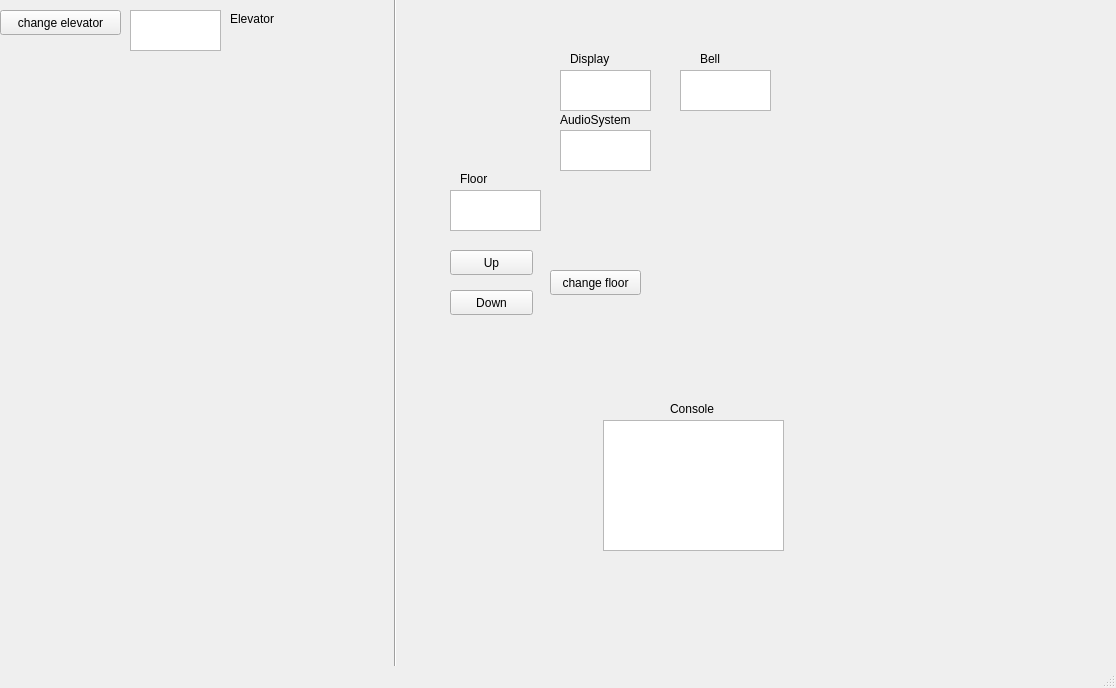
<?xml version="1.0" encoding="UTF-8"?>
<ui version="4.0">
 <class>MainWindow</class>
 <widget class="QMainWindow" name="MainWindow">
  <property name="geometry">
   <rect>
    <x>0</x>
    <y>0</y>
    <width>1116</width>
    <height>688</height>
   </rect>
  </property>
  <property name="windowTitle">
   <string>MainWindow</string>
  </property>
  <widget class="QWidget" name="centralwidget">
   <widget class="QPlainTextEdit" name="plainTextEdit">
    <property name="geometry">
     <rect>
      <x>603</x>
      <y>420</y>
      <width>181</width>
      <height>131</height>
     </rect>
    </property>
   </widget>
   <widget class="QPushButton" name="upButton">
    <property name="geometry">
     <rect>
      <x>450</x>
      <y>250</y>
      <width>83</width>
      <height>25</height>
     </rect>
    </property>
    <property name="text">
     <string>Up</string>
    </property>
   </widget>
   <widget class="QPushButton" name="downButton">
    <property name="geometry">
     <rect>
      <x>450</x>
      <y>290</y>
      <width>83</width>
      <height>25</height>
     </rect>
    </property>
    <property name="text">
     <string>Down</string>
    </property>
   </widget>
   <widget class="QTextBrowser" name="displayTextBrowser">
    <property name="geometry">
     <rect>
      <x>560</x>
      <y>70</y>
      <width>91</width>
      <height>41</height>
     </rect>
    </property>
   </widget>
   <widget class="QTextBrowser" name="bellTextBrowser">
    <property name="geometry">
     <rect>
      <x>680</x>
      <y>70</y>
      <width>91</width>
      <height>41</height>
     </rect>
    </property>
   </widget>
   <widget class="QTextBrowser" name="audioTextBrowser">
    <property name="geometry">
     <rect>
      <x>560</x>
      <y>130</y>
      <width>91</width>
      <height>41</height>
     </rect>
    </property>
   </widget>
   <widget class="QTextBrowser" name="selectedFloorOnGUI">
    <property name="geometry">
     <rect>
      <x>450</x>
      <y>190</y>
      <width>91</width>
      <height>41</height>
     </rect>
    </property>
   </widget>
   <widget class="QPushButton" name="changeFloorButton">
    <property name="geometry">
     <rect>
      <x>550</x>
      <y>270</y>
      <width>91</width>
      <height>25</height>
     </rect>
    </property>
    <property name="text">
     <string>change floor</string>
    </property>
   </widget>
   <widget class="QPushButton" name="changeElevatorButton">
    <property name="geometry">
     <rect>
      <x>0</x>
      <y>10</y>
      <width>121</width>
      <height>25</height>
     </rect>
    </property>
    <property name="text">
     <string>change elevator</string>
    </property>
   </widget>
   <widget class="QTextBrowser" name="selectedElevatorOnGUI">
    <property name="geometry">
     <rect>
      <x>130</x>
      <y>10</y>
      <width>91</width>
      <height>41</height>
     </rect>
    </property>
   </widget>
   <widget class="Line" name="line">
    <property name="geometry">
     <rect>
      <x>370</x>
      <y>-60</y>
      <width>51</width>
      <height>751</height>
     </rect>
    </property>
    <property name="orientation">
     <enum>Qt::Vertical</enum>
    </property>
   </widget>
   <widget class="QLabel" name="label">
    <property name="geometry">
     <rect>
      <x>570</x>
      <y>50</y>
      <width>62</width>
      <height>17</height>
     </rect>
    </property>
    <property name="text">
     <string>Display</string>
    </property>
   </widget>
   <widget class="QLabel" name="label_2">
    <property name="geometry">
     <rect>
      <x>700</x>
      <y>50</y>
      <width>62</width>
      <height>17</height>
     </rect>
    </property>
    <property name="text">
     <string>Bell</string>
    </property>
   </widget>
   <widget class="QLabel" name="label_3">
    <property name="geometry">
     <rect>
      <x>560</x>
      <y>110</y>
      <width>111</width>
      <height>20</height>
     </rect>
    </property>
    <property name="text">
     <string>AudioSystem</string>
    </property>
   </widget>
   <widget class="QLabel" name="label_4">
    <property name="geometry">
     <rect>
      <x>670</x>
      <y>400</y>
      <width>62</width>
      <height>17</height>
     </rect>
    </property>
    <property name="text">
     <string>Console</string>
    </property>
   </widget>
   <widget class="QLabel" name="label_5">
    <property name="geometry">
     <rect>
      <x>230</x>
      <y>10</y>
      <width>62</width>
      <height>17</height>
     </rect>
    </property>
    <property name="text">
     <string>Elevator</string>
    </property>
   </widget>
   <widget class="QLabel" name="label_6">
    <property name="geometry">
     <rect>
      <x>460</x>
      <y>170</y>
      <width>62</width>
      <height>17</height>
     </rect>
    </property>
    <property name="text">
     <string>Floor</string>
    </property>
   </widget>
  </widget>
  <widget class="QMenuBar" name="menubar">
   <property name="geometry">
    <rect>
     <x>0</x>
     <y>0</y>
     <width>1116</width>
     <height>22</height>
    </rect>
   </property>
  </widget>
  <widget class="QStatusBar" name="statusbar"/>
 </widget>
 <resources/>
 <connections/>
</ui>
